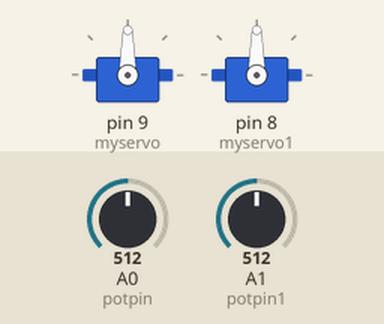
This sketch was run on a simulated Arduino Uno, built with avr-gcc and run on an emulated ATmega328P. On the bench: 2 × servo. Inputs (shaded band) come from the test bench; at power-on: A0 (potpin) = 512, A1 (potpin1) = 512. Storage starts empty; what the sketch prints to the serial monitor is not drawn.

Above: at 1.2 s.
1.3 s: A0 (potpin) set to 716
At 1.7 s:
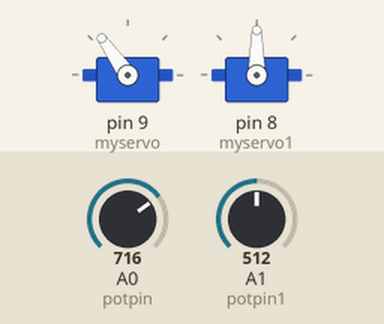
2.8 s: A1 (potpin1) set to 716
At 4.0 s:
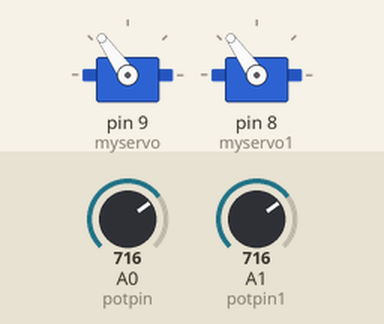
4.3 s: A0 (potpin) set to 900
At 5.2 s:
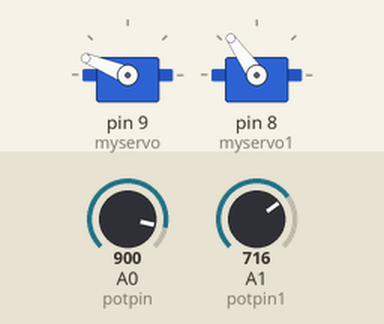
5.8 s: A1 (potpin1) set to 900
At 6.4 s:
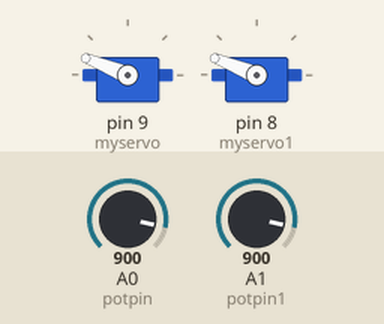
7.3 s: A0 (potpin) set to 1023
At 8.5 s:
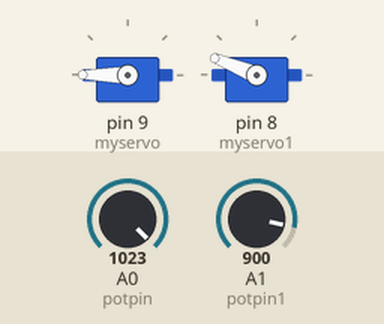
8.8 s: A1 (potpin1) set to 1023
At 9.9 s:
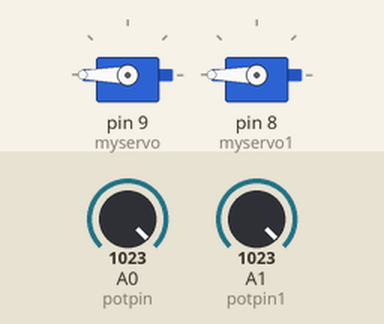
Timing chart, 0 to 11.3 s (numbered marks = the images above; inputs shaded):
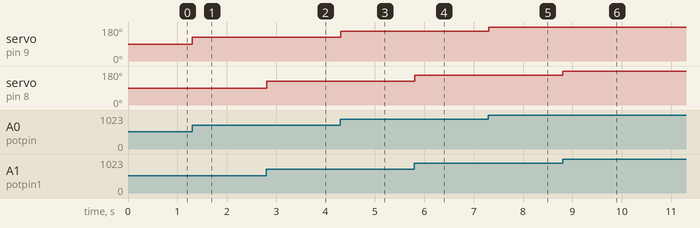

The sketch:

multi_potintiometer_control_servo___save__sd.ino
```cpp
#include <Servo.h>  // add servo library
#include <SPI.h>
#include <SD.h>
File myFile;


Servo myservo;  // create servo object to control a servo
Servo myservo1;

int potpin = A0;  // analog pin used to connect the potentiometer
int potpin1 = A1;
int val;    // variable to read the value from the analog pin
int val1;

void setup() {
  myservo.attach(9);  // attaches the servo on pin 9 to the servo object
  myservo1.attach(8);


  // Open serial communications and wait for port to open:
  Serial.begin(9600);
  Serial.print("Initializing SD card...");
  if (!SD.begin(10)) {
  Serial.println("initialization failed!");
  while (1);
  }
  Serial.println("initialization done.");
  // open the file. note that only one file can be open at a time,
  // so you have to close this one before opening another.
  myFile = SD.open("test.txt", FILE_WRITE);
  // if the file opened okay, write to it:
  if (myFile) {
  Serial.print("Writing to test.txt...");
  myFile.println("This is a test file :)");
  myFile.println("testing 1, 2, 3.");
  for (int i = 0; i < 20; i++) {
  myFile.println(i);
  }
  // close the file:
  myFile.close();
  Serial.println("done.");
  } else {
  // if the file didn't open, print an error:
  Serial.println("error opening test.txt");
  }
}


void loop() {
  val = analogRead(potpin);            // reads the value of the potentiometer (value between 0 and 1023)
  val = map(val, 0, 1023, 0, 180);     // scale it to use it with the servo (value between 0 and 180)
  myservo.write(val);                // sets the servo position according to the scaled value

  val1 = analogRead(potpin1);            // reads the value of the potentiometer (value between 0 and 1023)
  val1 = map(val1, 0, 1023, 0, 180);     // scale it to use it with the servo (value between 0 and 180)
  myservo1.write(val1);                // sets the servo position according to the scaled value

  delay(15);                           // waits for the servo to get there
}
```

Measured:
- after the input at 1.3 s, servo on pin 9 (myservo): 90° → 125° at once
- after the input at 2.8 s, servo on pin 8 (myservo1): 90° → 125° at once
- after the input at 4.3 s, servo on pin 9 (myservo): 125° → 158° at once
- after the input at 5.8 s, servo on pin 8 (myservo1): 125° → 158° at once
- after the input at 7.3 s, servo on pin 9 (myservo): 158° → 180° at once
- after the input at 8.8 s, servo on pin 8 (myservo1): 158° → 180° at once
